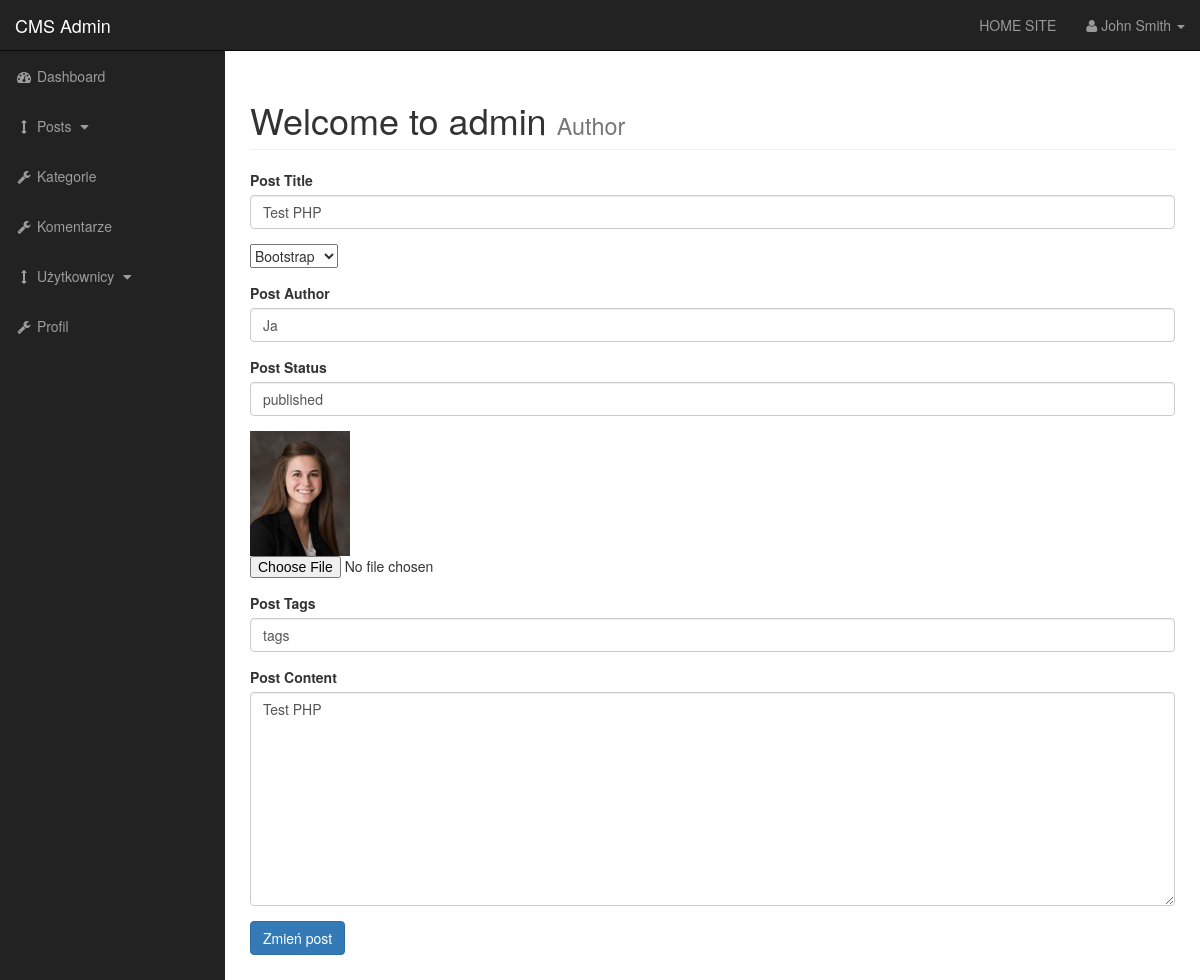
Screenshot of /admin/posts.php?source=edit_post&p_id=5 with the database file from the repository.
### tables this page shows
CREATE TABLE `posts` (
  `post_id` int(3) NOT NULL,
  `post_category_id` int(3) NOT NULL,
  `post_title` varchar(255) NOT NULL,
  `post_author` varchar(255) NOT NULL,
  `post_date` date NOT NULL,
  `post_image` text NOT NULL,
  `post_content` text NOT NULL,
  `post_tags` varchar(255) NOT NULL,
  `post_comment_count` int(11) NOT NULL,
  `post_status` varchar(255) NOT NULL DEFAULT 'draft'
);

### admin/includes/edit_post.php (the view, shortened to what this page needs)
<?php
if(isset($_GET['p_id'])){
$the_post_id = $_GET['p_id'];
}
                    global $connection;
                    $query = "SELECT * FROM posts where post_id=$the_post_id";
                    $select_posts_by_id = mysqli_query($connection,$query);
                    while($row = mysqli_fetch_assoc($select_posts_by_id)) {
                    $post_author = $row['post_author'];
                    $post_title = $row['post_title'];
                    $post_category_id = $row['post_category_id'];
                    $post_status = $row['post_status'];
                    $post_image = $row['post_image'];
                    $post_tags = $row['post_tags'];
                    $post_content = $row['post_content'];
                    }
?>
<form action="" method="post" enctype="multipart/form-data">
<div class="form-group">
<label for="post_title">Post Title</label>
<input value = "<?php echo $post_title ;?>" type="text" class="form-control" name="post_title">
</div>
<div class="form-group">
<select name='post_category' id=''>
            <?php
            $query = "SELECT * FROM categories";
            $select_all_categories = mysqli_query($connection,$query);
            while($row = mysqli_fetch_assoc($select_all_categories)) {
            $cat_id = $row['cat_id'];
            $cat_title = $row['cat_title'];
            if($post_category_id==$cat_id){
                echo "<option value='$cat_id' selected>{$cat_title}</option>";
            }else {
               echo "<option value='$cat_id'>{$cat_title}</option>";
            }
            }
?>
</select>
</div>
<div class="form-group">
<label for="post_author">Post Author</label>
<input value = "<?php echo $post_author ;?>"  type="text" class="form-control" name="post_author">
</div>
<div class="form-group">
<label for="post_status">Post Status</label>
<input value = "<?php echo $post_status ;?>" type="text" class="form-control" name="post_status">
</div>
<div class="form-group">
<img width=100 src="../images/<?php echo $post_image; ?>" alt="image">
<input type="file" name="image">
</div>
<div class="form-group">
<label for="post_tags">Post Tags</label>
<input value = "<?php echo $post_tags ;?>"  type="text" class="form-control" name="post_tags">
</div>
<div class="form-group">
<label for="post_content">Post Content</label>
<textarea   type="text" class="form-control" name="post_content" cols="30" rows="10"><?php echo $post_content ;?></textarea>
</div>
<div class="form-group">
<input type="submit" class="btn btn-primary" name="update_post" value="Zmień post">
</div>
</form>

### admin/css/sb-admin.css (style rules this page uses)
body { margin-top: 100px; background-color: #222; }
@media (min-width:768px) { body { margin-top: 50px; } }

### rows the page displays
posts: post_title "Test PHP", post_author "Ja", post_status "published", post_image (picture), post_tags "tags", post_content "Test PHP"

### other values shown
form field post_category "Bootstrap"
